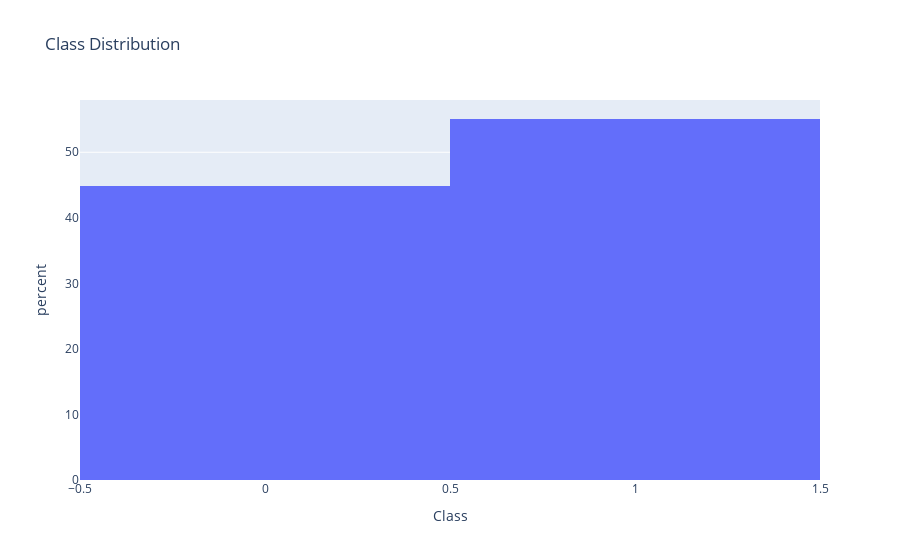

The code cell stored with this chart in its notebook:
### Code cell
# Check 'Class' distribution
figure = ex.histogram(data_frame=y, 
                        x='Class', 
                        title='Class Distribution', 
                        histnorm='percent', 
                        nbins=len(np.unique(y.values)))
figure.show()

### Figure 1 — Plotly figure (JSON) as saved in the notebook; plotly's stock layout.template omitted (floating-point values rounded to 4 significant figures; data arrays with more than 128 entries replaced by an {"elided": "..."} marker saying what was removed)
{"data": [{"alignmentgroup": "True", "bingroup": "x", "histnorm": "percent", "hovertemplate": "Class=%{x}<br>percent=%{y}<extra></extra>", "legendgroup": "", "marker": {"color": "#636efa", "pattern": {"shape": ""}}, "name": "", "nbinsx": 2, "offsetgroup": "", "orientation": "v", "showlegend": false, "type": "histogram", "x": {"elided": "22077 int values"}, "xaxis": "x", "yaxis": "y"}], "layout": {"autosize": true, "barmode": "relative", "legend": {"tracegroupgap": 0}, "title": {"text": "Class Distribution"}, "xaxis": {"anchor": "y", "autorange": true, "domain": [0, 1], "range": [-0.5, 1.5], "title": {"text": "Class"}, "type": "linear"}, "yaxis": {"anchor": "x", "autorange": true, "domain": [0, 1], "range": [0, 57.97], "title": {"text": "percent"}}}}
